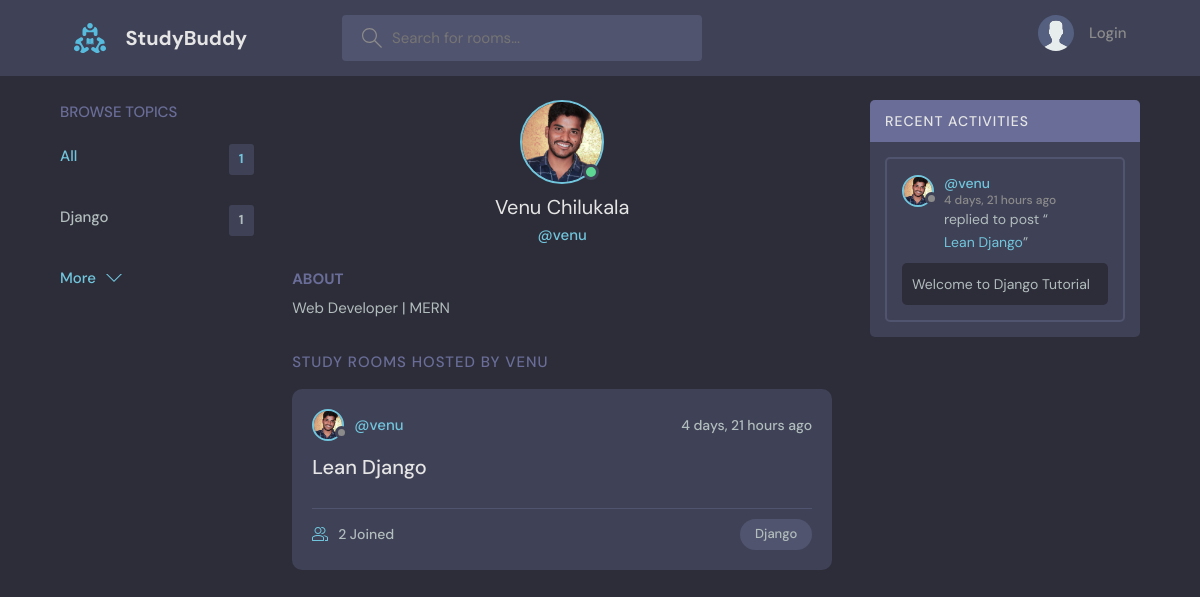
The app's page /profile/1/, older data.
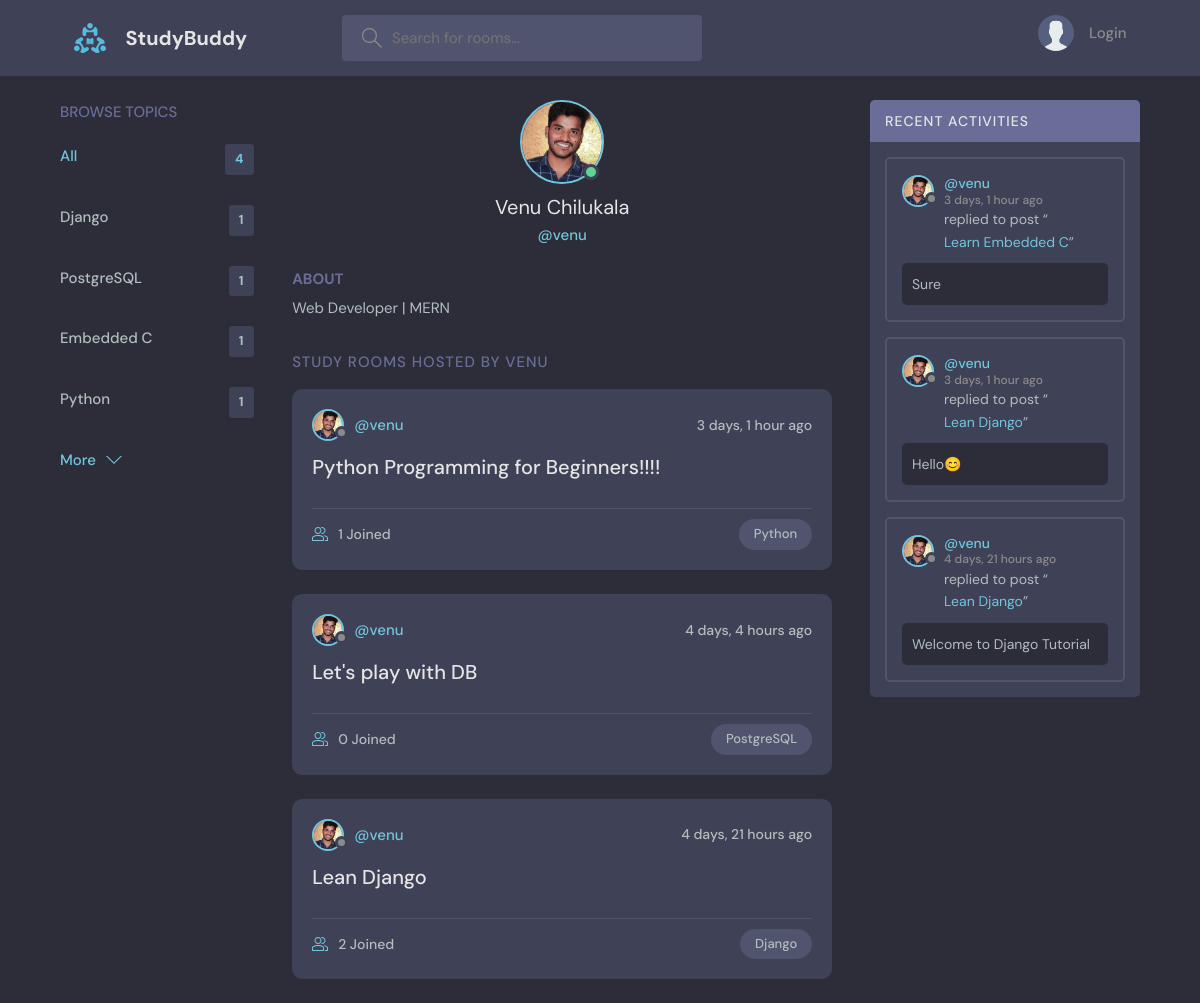
The same page, newer data.
### base/models.py (models this page shows, shortened)
class Topic(models.Model):
    name =models.CharField(max_length=200)

class User(AbstractUser):
    name = models.CharField(max_length=200, null=True)
    email = models.EmailField(unique=True, null=True)
    bio = models.TextField(null=True)
    avatar = models.ImageField(null=True, default="avatar.svg")
    USERNAME_FIELD = 'email'
    REQUIRED_FIELDS = []

class Room(models.Model):
    host = models.ForeignKey(User, on_delete=models.SET_NULL, null=True)
    topic = models.ForeignKey(Topic, on_delete=models.SET_NULL, null=True)
    name = models.CharField(max_length=200)
    description = models.TextField(null=True, blank=True)
    participants = models.ManyToManyField(User, related_name='participants', blank=True)
    updated = models.DateTimeField(auto_now=True)
    created = models.DateTimeField(auto_now_add=True)
    class Meta:
        ordering = ['-updated', '-created']
    def __str__(self):
        return self.name

class Message(models.Model):
    user = models.ForeignKey(User, on_delete=models.CASCADE)
    room = models.ForeignKey(Room, on_delete=models.CASCADE)
    body = models.TextField()
    updated = models.DateTimeField(auto_now=True)
    created = models.DateTimeField(auto_now_add=True)
    class Meta:
        ordering = ['-updated', '-created']
    def __str__(self):
        return self.body[0:50]

### base/views.py (the view)
# urls.py: path('profile/<str:pk>/', views.userProfile, name='user-profile'),
def userProfile(request, pk):
    user = User.objects.get(id=pk)
    rooms = user.room_set.all()
    room_messages = user.message_set.all()
    topics = Topic.objects.all()
    context = {'user' : user, 'rooms': rooms, 'room_messages': room_messages, 'topics': topics}
    return render(request, 'base/profile.html', context)

### base/templates/base/profile.html (shortened to what this page needs)
{% extends 'main.html' %}
{% block content %}
  <main class="profile-page layout layout--3">
    <div class="container">
      {% include 'base/components/topics_component.html' %}
      <div class="roomList">
        <div class="profile">
          <div class="profile__avatar">
            <div class="avatar avatar--large active">
              <img src="{{user.avatar.url}}" />
            </div>
          </div>
          <div class="profile__info">
            <h3>{{user.name}}</h3>
            <p>@{{user.username}}</p>
          </div>
          <div class="profile__about">
            <h3>About</h3>
            <p>
              {{user.bio}}
            </p>
          </div>
        </div>
        <div class="roomList__header">
          <div>
            <h2>Study Rooms Hosted by {{user.username.title}}</a>
            </h2>
          </div>
        </div>
        {% include 'base/components/feed_component.html' %}
      </div>
      {% include 'base/components/activity_component.html' %}
    </div>
  </main>
{% endblock %}

### templates/main.html (shortened to what this page needs)
<!DOCTYPE html>
{% load static %}
<html lang="en">
  <head>
    <link rel="stylesheet" href="{% static 'styles/style.css' %}" />
  </head>
  <body>
    {% include 'navbar.html' %}
    {% block content %}
    {% endblock %}
  </body>
</html>

### templates/navbar.html (shortened to what this page needs)
{% load static %}
<header class="header header--loggedIn">
    <div class="container">
        <a href="{% url 'home' %}" class="header__logo">
            <img src="{% static 'images/logo.svg' %}" />
            <h1>StudyBuddy</h1>
        </a>
        <form class="header__search" method="GET" action="{% url 'home' %}">
            <label>
                <input type="text" name="q" placeholder="Search for rooms..." />
            </label>
        </form>
        <nav class="header__menu">
            {% if request.user.is_authenticated %}
            <div class="header__user">
                <a href="{% url 'update-user' %}">
                    <div class="avatar avatar--medium active">
                        <img src="{{request.user.avatar.url}}" />
                    </div>
                    <p>{{request.user.name}} <span>@{{request.user.username}}</span></p>
                </a>
                <button class="dropdown-button">
                    <svg version="1.1" xmlns="http://www.w3.org/2000/svg" width="32" height="32" viewBox="0 0 32 32">
                        <title>chevron-down</title>
                        <path d="M16 21l-13-13h-3l16 16 16-16h-3l-13 13z"></path>
                    </svg>
                </button>
            </div>
            {% else %}
            <a href="{% url 'login' %}">
                <img src="{% static 'images/avatar.svg' %}" />
                <p>Login</p>
            </a>
            {% endif %}
        </nav>
    </div>
</header>

### base/templates/base/components/topics_component.html
<div class="topics">
    <div class="topics__header">
        <h2>Browse Topics</h2>
    </div>
    <ul class="topics__list">
        <li>
            <a href="{% url 'home' %}" class="active">All <span>{{topics.count}}</span></a>
        </li>
        {% for topic in topics|slice:":5" %}
        <li>
            <a href="{% url 'home' %}?q={{topic.name}}">{{topic.name}} <span>{{topic.room_set.all.count}}</span></a>
        </li>
        {% endfor %}
    </ul>
    <a class="btn btn--link" href="{% url 'topics' %}">
        More
        <svg version="1.1" xmlns="http://www.w3.org/2000/svg" width="32" height="32" viewBox="0 0 32 32">
            <title>chevron-down</title>
            <path d="M16 21l-13-13h-3l16 16 16-16h-3l-13 13z"></path>
        </svg>
    </a>
</div>

### base/templates/base/components/feed_component.html (shortened to what this page needs)
{% if rooms %}
{% for room in rooms %}
<div class="roomListRoom">
    <div class="roomListRoom__header">
        <a href="{% url 'user-profile' room.host.id %}" class="roomListRoom__author">
            <div class="avatar avatar--small">
                <img src="{{room.host.avatar.url}}" />
            </div>
            <span>@{{room.host.username}}</span>
        </a>
        <div class="roomListRoom__actions">
            <span>{{room.created | timesince}} ago</span>
        </div>
    </div>
    <div class="roomListRoom__content">
        <a href="{% url 'room' room.id %}">{{room.name}}</a>
    </div>
    <div class="roomListRoom__meta">
        <a href="{% url 'room' room.id %}" class="roomListRoom__joined">
            {{room.participants.all.count}} Joined
        </a>
        <p class="roomListRoom__topic">{{room.topic.name}}</p>
    </div>
</div>
{% endfor %}
{% else %}
<h3 style="text-align: center;">No rooms available</h3>
{% endif %}

### base/templates/base/components/activity_component.html (shortened to what this page needs)
<div class="activities">
  <div class="activities__header">
    <h2>Recent Activities</h2>
  </div>
  {% for message in room_messages %}
  <div class="activities__box">
    <div class="activities__boxHeader roomListRoom__header">
      <a href="{% url 'user-profile' message.user.id %}" class="roomListRoom__author">
        <div class="avatar avatar--small">
          <img src="{{message.user.avatar.url}}" />
        </div>
        <p>
          @{{message.user.username}}
          <span>{{message.created | timesince}} ago</span>
        </p>
      </a>
    </div>
    <div class="activities__boxContent">
      <p>replied to post “<a href="{% url 'room' message.room.id %}">{{message.room}}</a>”</p>
      <div class="activities__boxRoomContent">
        {{message}}
      </div>
    </div>
  </div>
  {% endfor %}
</div>

Row changes from the older to the newer data that the page shows:
added Topic: name "PostgreSQL", room_set.all.count "1"
added Topic: name "Embedded C", room_set.all.count "1"
added Topic: name "Python", room_set.all.count "1"
added Room: host.avatar (picture), host.username "venu", created "3 days, 1 hour", name "Python Programming for Beginners!!!!", participants.all.count "1", topic.name "Python"
added Room: host.avatar (picture), host.username "venu", created "4 days, 4 hours", name "Let's play with DB", participants.all.count "0", topic.name "PostgreSQL"
added Message: user.avatar (picture), user.username "venu", created "3 days, 1 hour", room "Learn Embedded C", body "Sure"
added Message: user.avatar (picture), user.username "venu", created "3 days, 1 hour", room "Lean Django", body "Hello😊"
Text that changed along with them:
{{ topics.count }}: "1" → "4"
